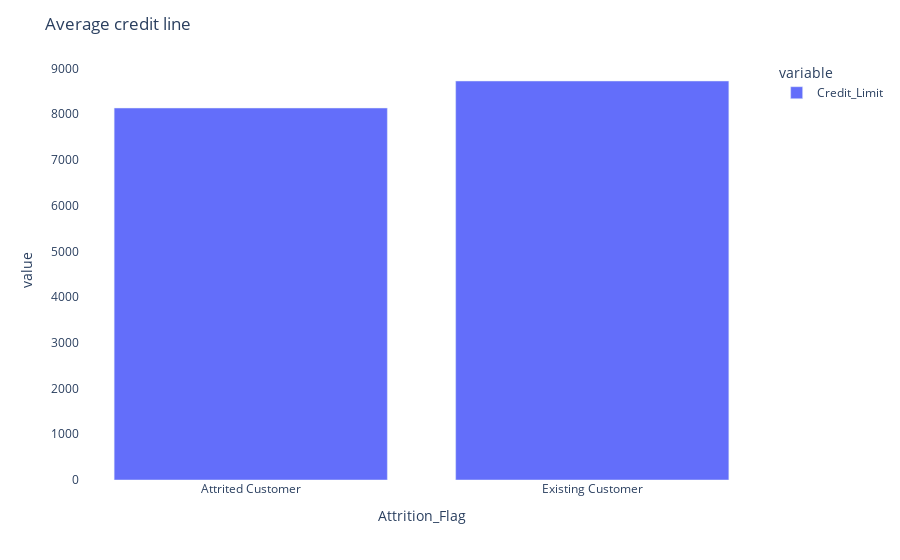

The notebook cell this image was saved under:
### Markdown cell above
# Hypothesis 4: customers who attrite will use less of their credit line (i.e. have lower utilisation)
Given what we saw in the transactional data, our next hypothesis is that customers who attrite have lower utilisation.  This means they use less of their credit line with us.   The first thing we need to check is whether we are giving these customers a similar credit line.

### Code cell
#Aggregate the data for the bar chart

df1 = df.groupby('Attrition_Flag').agg({'Credit_Limit':'mean'})

#Build the bar chart
fig5 = px.bar(df1)
fig5.update_layout(plot_bgcolor = 'white', title = 'Average credit line')
fig5.show()

### Figure 1 — Plotly figure (JSON) as saved in the notebook; plotly's stock layout.template omitted (floating-point values rounded to 4 significant figures)
{"data": [{"alignmentgroup": "True", "hovertemplate": "variable=Credit_Limit<br>Attrition_Flag=%{x}<br>value=%{y}<extra></extra>", "legendgroup": "Credit_Limit", "marker": {"color": "#636efa", "pattern": {"shape": ""}}, "name": "Credit_Limit", "offsetgroup": "Credit_Limit", "orientation": "v", "showlegend": true, "textposition": "auto", "type": "bar", "x": ["Attrited Customer", "Existing Customer"], "xaxis": "x", "y": [8136.0, 8727.0], "yaxis": "y"}], "layout": {"autosize": true, "barmode": "relative", "legend": {"title": {"text": "variable"}, "tracegroupgap": 0}, "margin": {"t": 60}, "plot_bgcolor": "white", "title": {"text": "Average credit line"}, "xaxis": {"anchor": "y", "autorange": true, "domain": [0, 1], "range": [-0.5, 1.5], "title": {"text": "Attrition_Flag"}, "type": "category"}, "yaxis": {"anchor": "x", "autorange": true, "domain": [0, 1], "range": [0, 9186.0], "title": {"text": "value"}, "type": "linear"}}}
